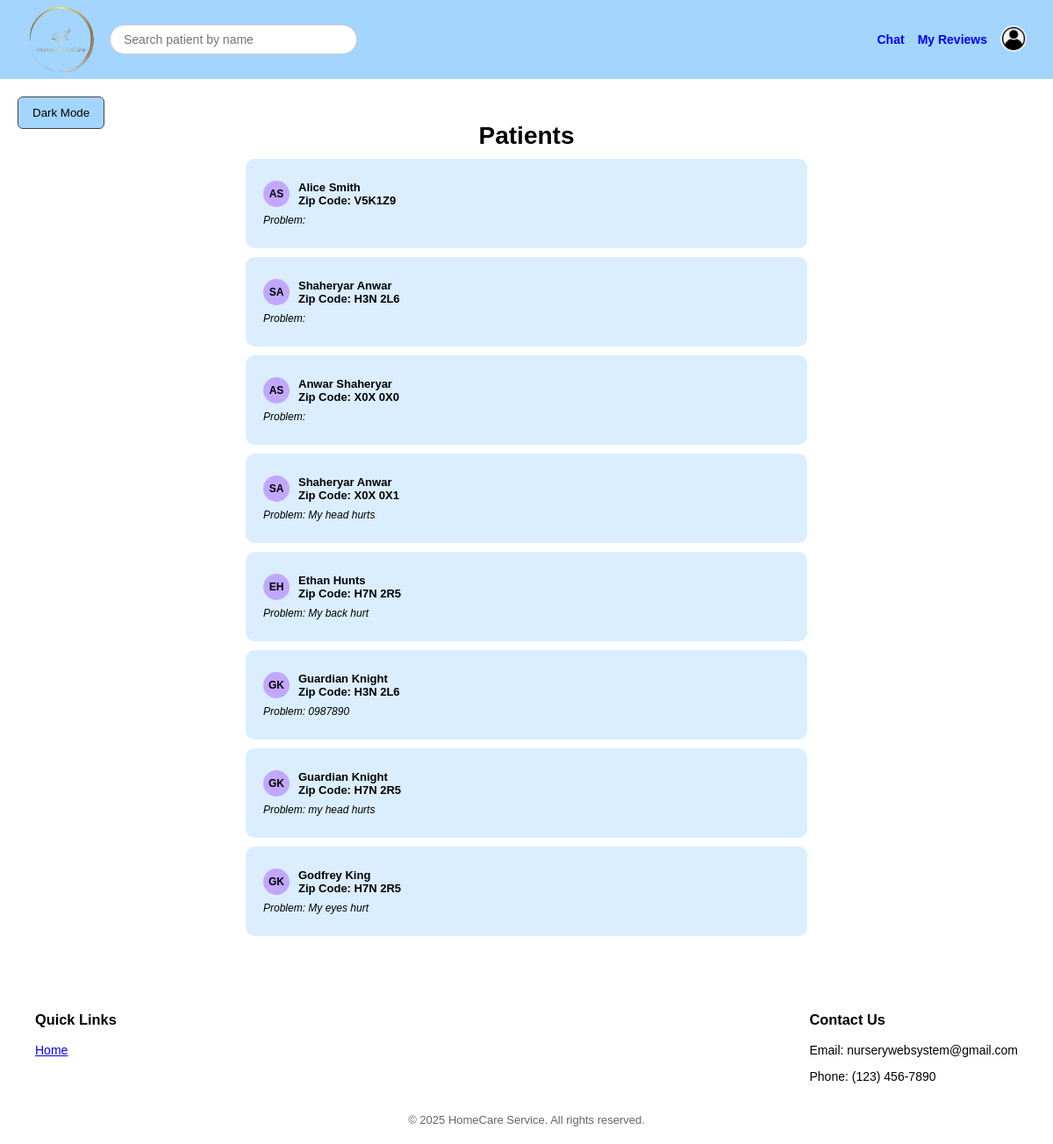
Page /index.php?controller=nurse&action=mainpage (signed in) on the committed database.
### tables this page shows
CREATE TABLE `patients` (
  `patientID` int(6) NOT NULL,
  `paymentHistory` text NOT NULL,
  `chats` text NOT NULL,
  `serviceHistory` text NOT NULL,
  `problem` varchar(255) NOT NULL
);

CREATE TABLE `users` (
  `Id` int(6) NOT NULL,
  `email` varchar(255) NOT NULL,
  `password` varchar(128) NOT NULL,
  `firstName` varchar(60) NOT NULL,
  `lastName` varchar(60) NOT NULL,
  `ZipCode` varchar(7) NOT NULL,
  `Gender` enum('Female','Male','Non-binary','Prefer not to say') NOT NULL,
  `createdAt` datetime NOT NULL,
  `updatedAt` datetime NOT NULL,
  `isActive` tinyint(1) NOT NULL DEFAULT 1,
  `DOB` date DEFAULT NULL
);

### Controllers/Controller.php (called while the page is built, shortened)
<?php
class Controller{
    function render($controller, $view, $data = []) {
        extract($data);
        include "Views/$controller/$view.php";
    }
}
?>

### index.php (called while the page is built, shortened)
<?php
$ct = new $controllerClassName();
$ct->route();
?>

### Models/Nurses.php (called while the page is built, shortened)
<?php
class Nurse extends Model {
    public static function getPatients($includeUserDetails = false) {
        $conn = Model::connect();
        $sql = $includeUserDetails ?
        "SELECT u.firstName, u.lastName, u.zipCode, p.problem
        FROM patients p
        JOIN users u ON p.patientID = u.Id"
        :
        "SELECT patientID, problem FROM patients";
        $result = $conn->query($sql);
        $patients = [];
        while ($row = $result->fetch_object()) {
            $patients[] = $row;
        }
        return $patients;
    }
}

### Views/NurseMainPage/NurseMainPage.php (the view, shortened to what this page needs)
<!DOCTYPE html>
<html lang="en">
<head>
    <link rel="stylesheet" href="/NurseProject/Views/styles/NurseMainPage.css?v=1">
</head>
<body>
    <div class="page-wrapper">
        <header class="top-bar">
            <div class="left-section">
                <div class="logo">
                    <img src="/NurseProject/Views/images/logo.png" alt="Logo" />
                </div>
                <input type="text" id="search" placeholder="Search patient by name" />
            </div>
            <nav>
                <a href="index.php?controller=chat&action=list">Chat</a>
                <a href="#" id="reviewsBtn">My Reviews</a>
                <div class="profile-icon" id="profileIcon">
                    <img src="/NurseProject/Views/images/icon.jpg" alt="Profile" />
                </div>
            </nav>
        </header>
        <button class="dark-mode" id="darkModeBtn">Dark Mode</button>
        <main>
            <h1>Patients</h1>
            <div class="container">
                <?php if (!empty($patients)): ?>
                    <?php foreach ($patients as $row): ?>
                        <?php
                        $fullName = strtolower(trim($row->firstName . ' ' . $row->lastName));
                        $dataName = urlencode($fullName);
                        ?>
                        <div class="patient-card" data-name="<?php echo $dataName; ?>">
                            <div class="row">
                                <div class="info">
                                    <div class="icon">
                                        <?php echo strtoupper(substr($row->firstName, 0, 1) . substr($row->lastName, 0, 1)); ?>
                                    </div>
                                    <div>
                                        <?php echo htmlspecialchars($row->firstName . ' ' . $row->lastName); ?><br />
                                        Zip Code: <?php echo htmlspecialchars($row->zipCode); ?>
                                    </div>
                                </div>
                            </div>
                            <div class="about">
                                Problem: <?php echo htmlspecialchars($row->problem); ?>
                            </div>
                        </div>
                    <?php endforeach; ?>
                <?php else: ?>
                    <p>No patients found.</p>
                <?php endif; ?>
            </div>
        </main>
        <footer>
            <div class="footer-content">
                <div class="footer-links">
                    <h3>Quick Links</h3>
                    <ul>
                        <li><a href="/NurseProject/Views/default/default.php">Home</a></li>
                    </ul>
                </div>
                <div class="footer-contact">
                    <h3>Contact Us</h3>
                    <p>Email: nurserywebsystem@gmail.com</p>
                    <p>Phone: (123) 456-7890</p>
                </div>
            </div>
            <div class="copyright">
                &copy; <?php echo date('Y'); ?> HomeCare Service. All rights reserved.
            </div>
        </footer>
    </div>
</body>
</html>

### Views/styles/NurseMainPage.css (style rules this page uses)
html, body { height: 100%; margin: 0; padding: 0; font-family: Arial, sans-serif; background: white; min-height: 100%; }
main, footer { background-color: inherit; }
.page-wrapper { display: flex; flex-direction: column; min-height: 100vh; position: relative; }
.top-bar { display: flex; align-items: center; justify-content: space-between; background: #a3d5ff; padding: 10px 30px; height: 70px; }
.left-section { display: flex; align-items: center; gap: 15px; }
.logo { width: 80px; height: 75px; overflow: hidden; display: flex; align-items: center; justify-content: center; }
.logo img { height: 30px; transform: scale(2.8); transform-origin: center center; display: block; }
#search { padding: 8px 15px; border-radius: 20px; border: 1px solid #ccc; width: 250px; font-size: 14px; }
nav { display: flex; gap: 15px; font-size: 14px; align-items: center; }
nav a { text-decoration: none; color: blue; font-weight: bold; }
.profile-icon { position: relative; cursor: pointer; z-index: 1000; }
.profile-icon img { width: 30px; height: 30px; border-radius: 50%; }
main { flex: 1; padding: 30px 20px; text-align: center; position: relative; display: flex; flex-direction: column; }
main h1 { font-size: 28px; font-weight: bold; margin-bottom: 10px; }
.container { width: 100%; display: flex; flex-direction: column; gap: 10px; align-items: center; }
.patient-card { background: #dbeeff; border-radius: 10px; padding: 25px 20px; text-align: left; font-size: 13px; max-width: 600px; width: 90%; cursor: pointer; }
.patient-card .row { display: flex; justify-content: space-between; align-items: flex-start; flex-wrap: wrap; font-size: 13px; }
.patient-card .info { display: flex; gap: 10px; align-items: center; font-weight: bold; }
.patient-card .icon { width: 30px; height: 30px; background: #c2a7ff; color: black; display: flex; align-items: center; justify-content: center; border-radius: 50%; font-weight: bold; font-size: 12px; }
.patient-card .about { margin-top: 8px; font-size: 12px; font-style: italic; }
.dark-mode { position: absolute; top: 110px; left: 20px; background: #a3d5ff; border: 1px solid #444; padding: 10px 16px; cursor: pointer; border-radius: 6px; z-index: 1000; }
footer { background: white; padding: 40px 40px 20px; font-size: 14px; margin-top: auto; }
.footer-content { display: flex; justify-content: space-between; flex-wrap: wrap; gap: 30px; }
.footer-links ul { list-style: none; padding: 0; }
.footer-links ul li a { color: blue; text-decoration: underline; }
footer .copyright { text-align: center; width: 100%; margin-top: 20px; font-size: 13px; color: #666; }

### rows in the picture
patients: patientID.lastName "AS", patientID.lastName "Alice Smith", patientID.ZipCode "V5K1Z9"
patients: patientID.lastName "SA", patientID.lastName "Shaheryar Anwar", patientID.ZipCode "H3N 2L6"
patients: patientID.lastName "AS", patientID.lastName "Anwar Shaheryar", patientID.ZipCode "X0X 0X0"
patients: patientID.lastName "SA", patientID.lastName "Shaheryar Anwar", patientID.ZipCode "X0X 0X1", problem "My head hurts"
patients: patientID.lastName "EH", patientID.lastName "Ethan Hunts", patientID.ZipCode "H7N 2R5", problem "My back hurt"
patients: patientID.lastName "GK", patientID.lastName "Guardian Knight", patientID.ZipCode "H3N 2L6", problem "0987890"
patients: patientID.lastName "GK", patientID.lastName "Guardian Knight", patientID.ZipCode "H7N 2R5", problem "my head hurts"
patients: patientID.lastName "GK", patientID.lastName "Godfrey King", patientID.ZipCode "H7N 2R5", problem "My eyes hurt"
